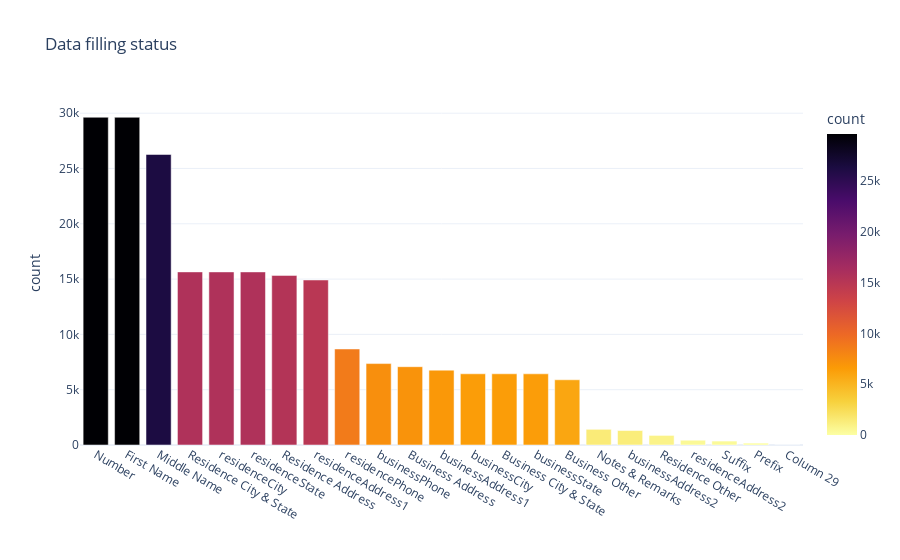

The notebook cell this image was saved under:
### Markdown cell above
These ledgers were originally recorded by manual writing and included different personal information. Since its use is primarily for internal management, this information has a great level of detail. 

The post-processing process includes scanning the ledger into PDF images, using OCR for text recognition, and then manually reviewing and converting to CSV format for easy data analysis. The History Colorado provides viewing of PDF images and CSV files.

### Code cell
non_counts = kkk_df.notnull().sum().sort_values(ascending=False).tail(23).reset_index()
non_counts.columns = ['1', 'NonNullCount']
fig = px.bar(
    non_counts,
    x='1',
    y='NonNullCount',
    title='Data filling status', 
    labels={'1': '', 'NonNullCount': 'count'}  ,
     color='NonNullCount',                    
    color_continuous_scale='Inferno_r',  
    template='plotly_white'            
)
fig.show()

### Figure 1 — Plotly figure (JSON) as saved in the notebook; plotly's stock layout.template omitted (floating-point values rounded to 4 significant figures)
{"data": [{"alignmentgroup": "True", "hovertemplate": "=%{x}<br>count=%{marker.color}<extra></extra>", "legendgroup": "", "marker": {"color": [29633, 29631, 26267, 15651, 15649, 15649, 15334, 14921, 8682, 7361, 7080, 6769, 6438, 6438, 6436, 5898, 1418, 1309, 868, 433, 357, 174, 1], "coloraxis": "coloraxis", "pattern": {"shape": ""}}, "name": "", "offsetgroup": "", "orientation": "v", "showlegend": false, "textposition": "auto", "type": "bar", "x": ["Number", "First Name", "Middle Name", "Residence City & State", "residenceCity", "residenceState", "Residence Address", "residenceAddress1", "residencePhone", "businessPhone", "Business Address", "businessAddress1", "businessCity", "Business City & State", "businessState", "Business Other", "Notes & Remarks", "businessAddress2", "Residence Other", "residenceAddress2", "Suffix", "Prefix", "Column 29"], "xaxis": "x", "y": [29633, 29631, 26267, 15651, 15649, 15649, 15334, 14921, 8682, 7361, 7080, 6769, 6438, 6438, 6436, 5898, 1418, 1309, 868, 433, 357, 174, 1], "yaxis": "y"}], "layout": {"autosize": true, "barmode": "relative", "coloraxis": {"colorbar": {"title": {"text": "count"}}, "colorscale": [[0, "#fcffa4"], [0.1111, "#f7d13d"], [0.2222, "#fb9b06"], [0.3333, "#ed6925"], [0.4444, "#cf4446"], [0.5556, "#a52c60"], [0.6667, "#781c6d"], [0.7778, "#4a0c6b"], [0.8889, "#1b0c41"], [1, "#000004"]]}, "legend": {"tracegroupgap": 0}, "title": {"text": "Data filling status"}, "xaxis": {"anchor": "y", "autorange": true, "domain": [0, 1], "range": [-0.5, 22.5], "title": {"text": ""}, "type": "category"}, "yaxis": {"anchor": "x", "autorange": true, "domain": [0, 1], "range": [0, 31190.0], "title": {"text": "count"}, "type": "linear"}}}
